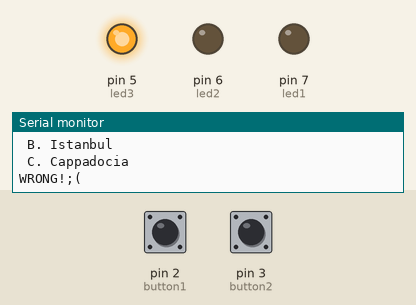
Bench run of a sketch on a simulated Arduino Uno, built with avr-gcc and run on an emulated ATmega328P. On the bench: output pins drawn as LEDs (lit = HIGH), the last lines printed to the serial monitor. Inputs (shaded band) come from the test bench; at power-on: pin 2 (button1) HIGH, pin 3 (button2) LOW.

Above: at 1.8 s.
1.9 s: pin 2 (button1) pulled LOW for 0.6 s
At 2.5 s:
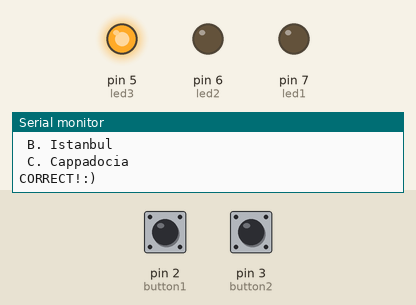
5.5 s: pin 2 (button1) pulled LOW for 3.2 s
At 7.0 s:
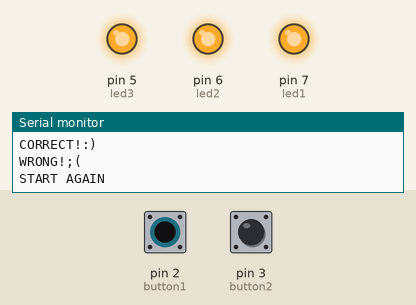
At 8.7 s:
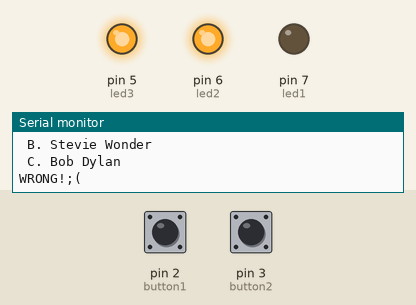
Timing chart, 0 to 16.2 s (numbered marks = the images above; inputs shaded):
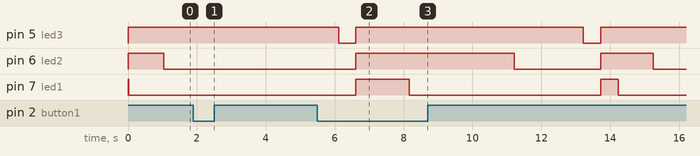

The sketch:

PROGRAM1.ino
```cpp
int led1 = 7; //set leds and button with the corresponding Arduino pin
int led2 = 6;
int led3 = 5;
const int button1 = 2;
const int button2 = 3;
const int button3 = 4;

int rnd = 0; // counts the round you are playing
int lifes = 3; // sets lifes to three

String questions[3] = { "What is the capital of Turkey?\n  A. Ankara\n B. Istanbul\n C. Cappadocia",
                        "Which of these singers is blind?\n A. Steven Tyler\n B. Stevie Wonder\n C. Bob Dylan",
                        "Which car brand is not from Germany?\n A. Mercedes Benz\n B. Dodge\n C. Porsche" }; //write the questions and the answers

int buttonResponses[3] = {0, 1, 1}; //sets the correct button response

void setup() {
  pinMode(button1, INPUT); // set button as input and leds as outputs
  pinMode(button2, INPUT);
  pinMode(button3, INPUT);
  pinMode(led1, OUTPUT);
  pinMode(led2, OUTPUT);
  pinMode(led3, OUTPUT);
  digitalWrite(led1, HIGH);// turn on the three leds
  digitalWrite(led2, HIGH);
  digitalWrite(led3, HIGH);
  Serial.begin(9600); // display
}

void loop() {

  Serial.println(questions[rnd]); // prints the first question

  while (digitalRead(button1) == HIGH && digitalRead(button2) == HIGH && digitalRead(button3) == HIGH) {} // holds the next question until you press a button

  int resp; // acts as the index of the buttonResponses vector
  if (digitalRead(button1) == LOW) { // if the right button is pressed resp values indicates the position of the right answer in each case
    resp = 0;
  } else if (digitalRead(button2) == LOW) {
    resp = 1;
  } else {
    resp = 2;
  }

  if (resp == buttonResponses[rnd]) {
    rnd++; // makes the round counter increase by one when the answer is correct
    Serial.println("CORRECT!:)"); // prints correct in the screen
    delay(500); // debounce
  } else {
    rnd = rnd; // if the answer is incorrect it stays in the same round
    Serial.println("WRONG!;("); // prints wrong in the screen
    lifes --; // set the lifes counter minus one
    setleds(lifes); // turns off one led
    delay(500);
  }

  if (lifes == 0) { // makes everything reset to start again
    lifes = 3;
    rnd = 0;
    setleds(lifes);
    Serial.println("START AGAIN");
  }
  delay(500);
}

void setleds(int l) { // turns off one led when the answer is incorrect
  if (l == 3) { // l is the number of lifes you have left
    digitalWrite(led1, HIGH);
    digitalWrite(led2, HIGH);
    digitalWrite(led3, HIGH);
  } else if (l == 2) {
    digitalWrite(led1, LOW);
    digitalWrite(led2, HIGH);
    digitalWrite(led3, HIGH);
  } else if (l == 1) {
    digitalWrite(led1, LOW);
    digitalWrite(led2, LOW);
    digitalWrite(led3, HIGH);
  } else if (l == 0) {
    digitalWrite(led1, LOW);
    digitalWrite(led2, LOW);
    digitalWrite(led3, LOW);
  } else {
    Serial.println("ERROR"); // easy way to detect a problem in the code
  }
}
```

Measured:
- after the input at 1.9 s, pin 5 (led3): stays HIGH (without the input it goes to LOW after 0.15 s); pin 6 (led2), pin 7 (led1): stays LOW (without the input it goes to HIGH after 0.65 s)
- after the input at 5.5 s, pin 5 (led3): HIGH → LOW after 7.7 s, → HIGH 0.50 s later
